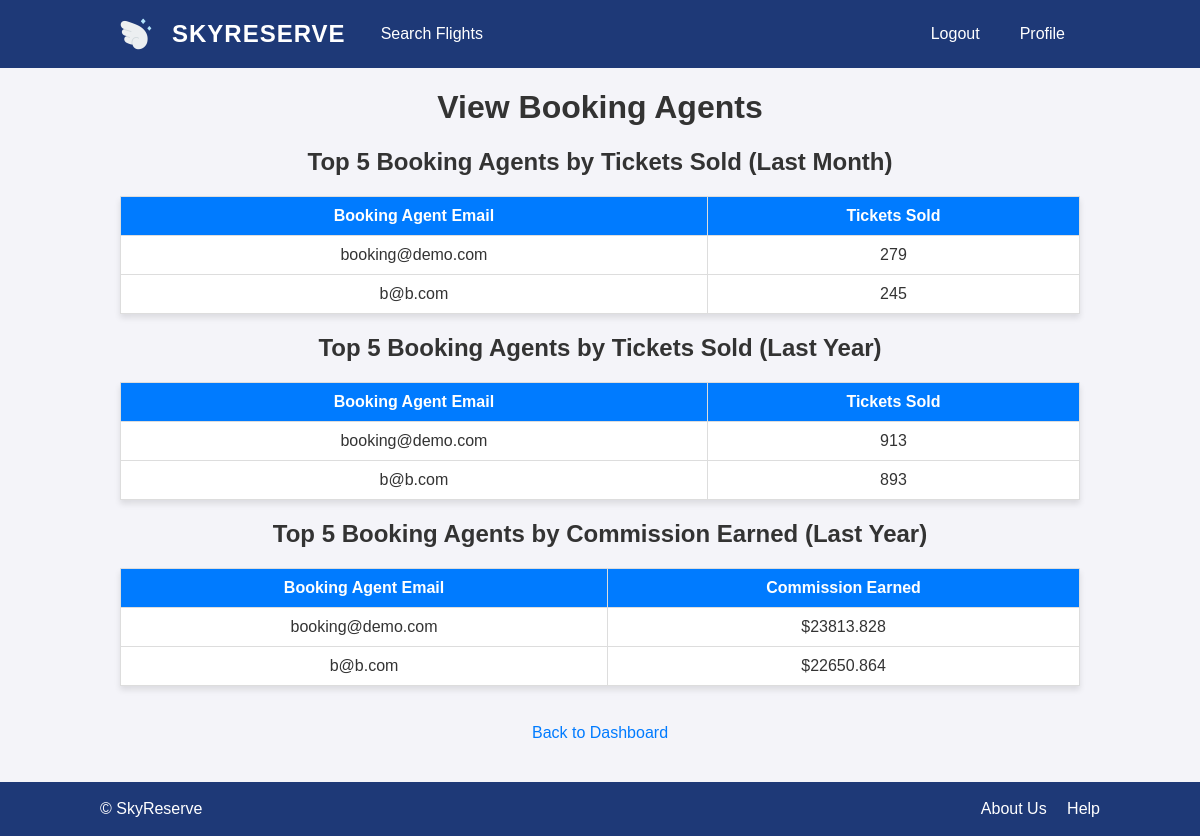
/view_booking_agents (signed in), run on the app's committed database.
### tables this page shows
CREATE TABLE booking_agent (
  email TEXT PRIMARY KEY,
  password TEXT NOT NULL,
  booking_agent_id INTEGER NOT NULL UNIQUE
);

### app.py (the view)
@app.route('/view_booking_agents')
@login_required
def view_booking_agents():
    user_email = session['user_email']
    role = session['role']
    if role != 'airline_staff':
        flash('You do not have permission to access this page.', 'danger')
        return redirect(url_for('home'))
    conn = get_db_connection()
    cursor = get_cursor(conn, dictionary=True)
    try:
        q = "SELECT airline_name FROM airline_staff WHERE username = %s"
        if IS_SQLITE: q = _adapt_query_for_sqlite(q)
        cursor.execute(q, (user_email,))
        airline_name = cursor.fetchone()['airline_name']
        one_month_ago = sql_date_months_ago(1)
        one_year_ago = sql_date_years_ago(1)
        q = f"""
            SELECT ba.email, COUNT(p.ticket_id) AS tickets_sold
            FROM booking_agent ba
            LEFT JOIN purchases p ON ba.booking_agent_id = p.booking_agent_id
            WHERE p.purchase_date >= {one_month_ago} OR p.purchase_date IS NULL
            GROUP BY ba.email
            ORDER BY tickets_sold DESC
            LIMIT 5
        """
        if IS_SQLITE: q = _adapt_query_for_sqlite(q)
        cursor.execute(q)
        top_agents_by_sales_month = cursor.fetchall()
        q = f"""
            SELECT ba.email, COUNT(p.ticket_id) AS tickets_sold
            FROM booking_agent ba
            LEFT JOIN purchases p ON ba.booking_agent_id = p.booking_agent_id
            WHERE p.purchase_date >= {one_year_ago} OR p.purchase_date IS NULL
            GROUP BY ba.email
            ORDER BY tickets_sold DESC
            LIMIT 5
        """
        if IS_SQLITE: q = _adapt_query_for_sqlite(q)
        cursor.execute(q)
        top_agents_by_sales_year = cursor.fetchall()
        q = f"""
            SELECT ba.email, COALESCE(SUM(f.price * 0.05), 0) AS commission_received
            FROM booking_agent ba
            LEFT JOIN purchases p ON ba.booking_agent_id = p.booking_agent_id
            LEFT JOIN ticket t ON p.ticket_id = t.ticket_id
            LEFT JOIN flight f ON t.flight_num = f.flight_num AND t.airline_name = f.airline_name
            WHERE p.purchase_date >= {one_year_ago} OR p.purchase_date IS NULL
            GROUP BY ba.email
            ORDER BY commission_received DESC
            LIMIT 5
        """
        if IS_SQLITE: q = _adapt_query_for_sqlite(q)
        cursor.execute(q)
        top_agents_by_commission = cursor.fetchall()
    except Exception as e:
        flash(f'Error retrieving booking agents: {e}', 'danger')
        return redirect(url_for('home'))
    finally:
        cursor.close()
        conn.close()
    return render_template('view_booking_agents.html',
                           top_agents_by_sales_month=top_agents_by_sales_month,
                           top_agents_by_sales_year=top_agents_by_sales_year,
                           top_agents_by_commission=top_agents_by_commission)

### app.py (called while the page is built, shortened)
def get_db_connection():
    if IS_SQLITE:
        conn = sqlite3.connect(DB_INFO["path"])
        conn.row_factory = sqlite3.Row
        return conn

def get_cursor(conn, dictionary=False):
    if IS_SQLITE:
        return conn.cursor()
    return conn.cursor(dictionary=dictionary)

def _adapt_query_for_sqlite(q: str) -> str:
    q = q.replace("`", "")
    return q.replace("%s", "?")

def sql_date_months_ago(months: int):
    return f"CURDATE() - INTERVAL {months} MONTH" if IS_MYSQL else f"date('now','-{months} months')"

def sql_date_years_ago(years: int):
    return f"CURDATE() - INTERVAL {years} YEAR" if IS_MYSQL else f"date('now','-{years} years')"

def login_required(f):
    @wraps(f)
    def decorated_function(*args, **kwargs):
        if 'user_email' not in session:
            flash('You must be logged in to view this page.', 'danger')
            return redirect(url_for('login'))
        return f(*args, **kwargs)
    return decorated_function

### templates/view_booking_agents.html
{% extends "base.html" %}
{% block content %}
    <h1>View Booking Agents</h1>
    <h2>Top 5 Booking Agents by Tickets Sold (Last Month)</h2>
    {% if top_agents_by_sales_month %}
        <table>
            <thead>
                <tr>
                    <th>Booking Agent Email</th>
                    <th>Tickets Sold</th>
                </tr>
            </thead>
            <tbody>
                {% for agent in top_agents_by_sales_month %}
                    <tr>
                        <td>{{ agent.email }}</td>
                        <td>{{ agent.tickets_sold }}</td>
                    </tr>
                {% endfor %}
            </tbody>
        </table>
    {% else %}
        <p>No agents found.</p>
    {% endif %}
    <h2>Top 5 Booking Agents by Tickets Sold (Last Year)</h2>
    {% if top_agents_by_sales_year %}
        <table>
            <thead>
                <tr>
                    <th>Booking Agent Email</th>
                    <th>Tickets Sold</th>
                </tr>
            </thead>
            <tbody>
                {% for agent in top_agents_by_sales_year %}
                    <tr>
                        <td>{{ agent.email }}</td>
                        <td>{{ agent.tickets_sold }}</td>
                    </tr>
                {% endfor %}
            </tbody>
        </table>
    {% else %}
        <p>No agents found.</p>
    {% endif %}
    <h2>Top 5 Booking Agents by Commission Earned (Last Year)</h2>
    {% if top_agents_by_commission %}
        <table>
            <thead>
                <tr>
                    <th>Booking Agent Email</th>
                    <th>Commission Earned</th>
                </tr>
            </thead>
            <tbody>
                {% for agent in top_agents_by_commission %}
                    <tr>
                        <td>{{ agent.email }}</td>
                        <td>${{ agent.commission_received }}</td>
                    </tr>
                {% endfor %}
            </tbody>
        </table>
    {% else %}
        <p>No agents found.</p>
    {% endif %}
    <br>
    <a href="{{ url_for('airline_staff_dashboard') }}">Back to Dashboard</a>
{% endblock %}

### static/css/styles.css (style rules this page uses)
:root { --blue: #1e3977; --blue-cta: #007bff; --blue-cta-hover: #0056b3; --bg: #f4f4f9; --text: #333; --white: #fff; --border: #ddd; }
html, body { height: 100%; }
body { margin: 0; min-height: 100vh; display: flex; flex-direction: column; font-family: Arial, sans-serif; text-align: center; background-color: var(--bg); color: var(--text); }
h1, h2 { color: var(--text); }
table { margin: 20px auto; border-collapse: collapse; width: 80%; background-color: var(--white); box-shadow: 0 4px 6px rgba(0, 0, 0, 0.1); }
table th, table td { padding: 10px; border: 1px solid var(--border); text-align: center; vertical-align: middle; }
table th { background-color: var(--blue-cta); color: var(--white); }
a { color: var(--blue-cta); text-decoration: none; }

### data on the page
booking_agent: email "booking@demo.com", tickets_sold "279", tickets_sold "913", commission_received "23813.828"
booking_agent: email "b@b.com", tickets_sold "245", tickets_sold "893", commission_received "22650.864"
